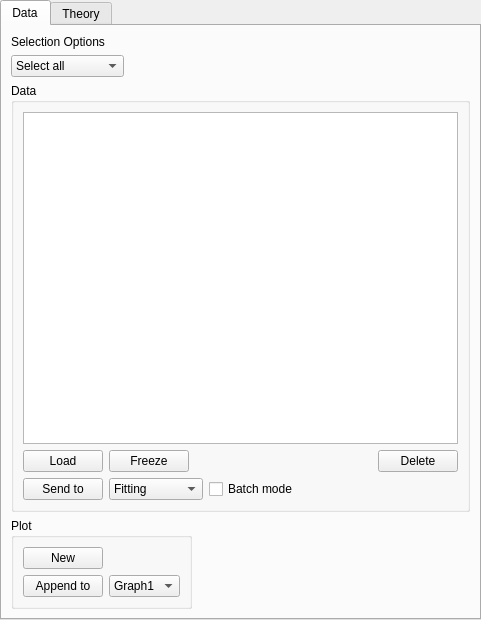
<?xml version="1.0" encoding="UTF-8"?>
<ui version="4.0">
 <class>DataLoadWidget</class>
 <widget class="QTabWidget" name="DataLoadWidget">
  <property name="geometry">
   <rect>
    <x>0</x>
    <y>0</y>
    <width>481</width>
    <height>620</height>
   </rect>
  </property>
  <property name="windowTitle">
   <string>TabWidget</string>
  </property>
  <property name="windowIcon">
   <iconset resource="../../UI/main_resources.qrc">
    <normaloff>:/res/ball.ico</normaloff>:/res/ball.ico</iconset>
  </property>
  <property name="currentIndex">
   <number>0</number>
  </property>
  <widget class="QWidget" name="dataTab">
   <attribute name="title">
    <string>Data</string>
   </attribute>
   <layout class="QGridLayout" name="gridLayout_6">
    <item row="0" column="0">
     <widget class="QLabel" name="label">
      <property name="text">
       <string>Selection Options</string>
      </property>
     </widget>
    </item>
    <item row="1" column="0">
     <widget class="QComboBox" name="cbSelect">
      <item>
       <property name="text">
        <string>Select all</string>
       </property>
      </item>
      <item>
       <property name="text">
        <string>Unselect all</string>
       </property>
      </item>
      <item>
       <property name="text">
        <string>Select all 1D</string>
       </property>
      </item>
      <item>
       <property name="text">
        <string>Unselect all 1D</string>
       </property>
      </item>
      <item>
       <property name="text">
        <string>Select all 2D</string>
       </property>
      </item>
      <item>
       <property name="text">
        <string>Unselect all 2D</string>
       </property>
      </item>
     </widget>
    </item>
    <item row="1" column="1" colspan="2">
     <spacer name="horizontalSpacer_2">
      <property name="orientation">
       <enum>Qt::Horizontal</enum>
      </property>
      <property name="sizeHint" stdset="0">
       <size>
        <width>352</width>
        <height>20</height>
       </size>
      </property>
     </spacer>
    </item>
    <item row="2" column="0" colspan="3">
     <widget class="QGroupBox" name="groupBox">
      <property name="title">
       <string>Data</string>
      </property>
      <layout class="QGridLayout" name="gridLayout_2">
       <item row="0" column="0">
        <layout class="QGridLayout" name="gridLayout">
         <item row="0" column="0" colspan="4">
          <widget class="QTreeView" name="treeView">
           <attribute name="headerVisible">
            <bool>false</bool>
           </attribute>
          </widget>
         </item>
         <item row="1" column="0">
          <widget class="QPushButton" name="cmdLoad">
           <property name="text">
            <string>Load</string>
           </property>
          </widget>
         </item>
         <item row="1" column="1">
          <widget class="QPushButton" name="cmdFreeze">
           <property name="text">
            <string>Freeze</string>
           </property>
          </widget>
         </item>
         <item row="1" column="2">
          <spacer name="horizontalSpacer_4">
           <property name="orientation">
            <enum>Qt::Horizontal</enum>
           </property>
           <property name="sizeHint" stdset="0">
            <size>
             <width>40</width>
             <height>20</height>
            </size>
           </property>
          </spacer>
         </item>
         <item row="1" column="3">
          <widget class="QPushButton" name="cmdDeleteData">
           <property name="text">
            <string>Delete</string>
           </property>
          </widget>
         </item>
        </layout>
       </item>
       <item row="1" column="0">
        <layout class="QHBoxLayout" name="horizontalLayout">
         <item>
          <widget class="QPushButton" name="cmdSendTo">
           <property name="text">
            <string>Send to</string>
           </property>
          </widget>
         </item>
         <item>
          <widget class="QComboBox" name="cbFitting">
           <property name="sizePolicy">
            <sizepolicy hsizetype="Minimum" vsizetype="Fixed">
             <horstretch>0</horstretch>
             <verstretch>0</verstretch>
            </sizepolicy>
           </property>
           <property name="sizeAdjustPolicy">
            <enum>QComboBox::AdjustToContents</enum>
           </property>
           <item>
            <property name="text">
             <string>Fitting</string>
            </property>
           </item>
           <item>
            <property name="text">
             <string>Pr inversion</string>
            </property>
           </item>
           <item>
            <property name="text">
             <string>Invariant</string>
            </property>
           </item>
          </widget>
         </item>
         <item>
          <widget class="QCheckBox" name="chkBatch">
           <property name="text">
            <string>Batch mode</string>
           </property>
          </widget>
         </item>
         <item>
          <spacer name="horizontalSpacer">
           <property name="orientation">
            <enum>Qt::Horizontal</enum>
           </property>
           <property name="sizeHint" stdset="0">
            <size>
             <width>197</width>
             <height>20</height>
            </size>
           </property>
          </spacer>
         </item>
        </layout>
       </item>
      </layout>
     </widget>
    </item>
    <item row="3" column="0" colspan="2">
     <widget class="QGroupBox" name="groupBox_3">
      <property name="title">
       <string>Plot</string>
      </property>
      <layout class="QGridLayout" name="gridLayout_3">
       <item row="0" column="0">
        <widget class="QPushButton" name="cmdNew">
         <property name="text">
          <string>New</string>
         </property>
        </widget>
       </item>
       <item row="1" column="0">
        <widget class="QPushButton" name="cmdAppend">
         <property name="text">
          <string>Append to</string>
         </property>
        </widget>
       </item>
       <item row="1" column="1">
        <widget class="QComboBox" name="cbgraph">
         <property name="sizePolicy">
          <sizepolicy hsizetype="MinimumExpanding" vsizetype="Fixed">
           <horstretch>0</horstretch>
           <verstretch>0</verstretch>
          </sizepolicy>
         </property>
         <property name="sizeAdjustPolicy">
          <enum>QComboBox::AdjustToContents</enum>
         </property>
         <item>
          <property name="text">
           <string>Graph1</string>
          </property>
         </item>
        </widget>
       </item>
      </layout>
     </widget>
    </item>
    <item row="3" column="2">
     <spacer name="horizontalSpacer_3">
      <property name="orientation">
       <enum>Qt::Horizontal</enum>
      </property>
      <property name="sizeHint" stdset="0">
       <size>
        <width>287</width>
        <height>20</height>
       </size>
      </property>
     </spacer>
    </item>
   </layout>
  </widget>
  <widget class="QWidget" name="theoryTab">
   <attribute name="title">
    <string>Theory</string>
   </attribute>
   <layout class="QGridLayout" name="gridLayout_7">
    <item row="0" column="0" colspan="2">
     <widget class="QGroupBox" name="groupBox_2">
      <property name="title">
       <string>Theory</string>
      </property>
      <layout class="QGridLayout" name="gridLayout_4">
       <item row="1" column="0">
        <widget class="QPushButton" name="cmdDeleteTheory">
         <property name="text">
          <string>Delete</string>
         </property>
        </widget>
       </item>
       <item row="1" column="1">
        <spacer name="horizontalSpacer_5">
         <property name="orientation">
          <enum>Qt::Horizontal</enum>
         </property>
         <property name="sizeHint" stdset="0">
          <size>
           <width>353</width>
           <height>20</height>
          </size>
         </property>
        </spacer>
       </item>
       <item row="0" column="0" colspan="2">
        <widget class="QTreeView" name="freezeView">
         <attribute name="headerVisible">
          <bool>false</bool>
         </attribute>
        </widget>
       </item>
      </layout>
     </widget>
    </item>
    <item row="1" column="0">
     <widget class="QGroupBox" name="groupBox_4">
      <property name="title">
       <string>Plot</string>
      </property>
      <layout class="QGridLayout" name="gridLayout_5">
       <item row="0" column="0">
        <widget class="QPushButton" name="cmdNew_2">
         <property name="text">
          <string>New</string>
         </property>
        </widget>
       </item>
       <item row="1" column="0">
        <widget class="QPushButton" name="cmdAppend_2">
         <property name="text">
          <string>Append to</string>
         </property>
        </widget>
       </item>
       <item row="1" column="1">
        <widget class="QComboBox" name="cbgraph_2">
         <property name="sizePolicy">
          <sizepolicy hsizetype="MinimumExpanding" vsizetype="Fixed">
           <horstretch>0</horstretch>
           <verstretch>0</verstretch>
          </sizepolicy>
         </property>
         <property name="sizeAdjustPolicy">
          <enum>QComboBox::AdjustToContents</enum>
         </property>
         <item>
          <property name="text">
           <string>Graph1</string>
          </property>
         </item>
        </widget>
       </item>
      </layout>
     </widget>
    </item>
    <item row="1" column="1">
     <spacer name="horizontalSpacer_6">
      <property name="orientation">
       <enum>Qt::Horizontal</enum>
      </property>
      <property name="sizeHint" stdset="0">
       <size>
        <width>287</width>
        <height>20</height>
       </size>
      </property>
     </spacer>
    </item>
   </layout>
  </widget>
 </widget>
 <resources>
  <include location="../../UI/main_resources.qrc"/>
 </resources>
 <connections/>
</ui>
